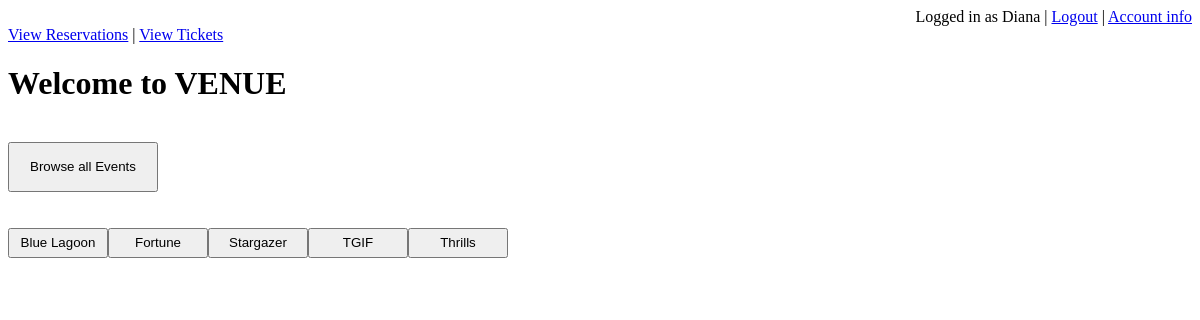
Before: /home.php (signed in) with the older database file.
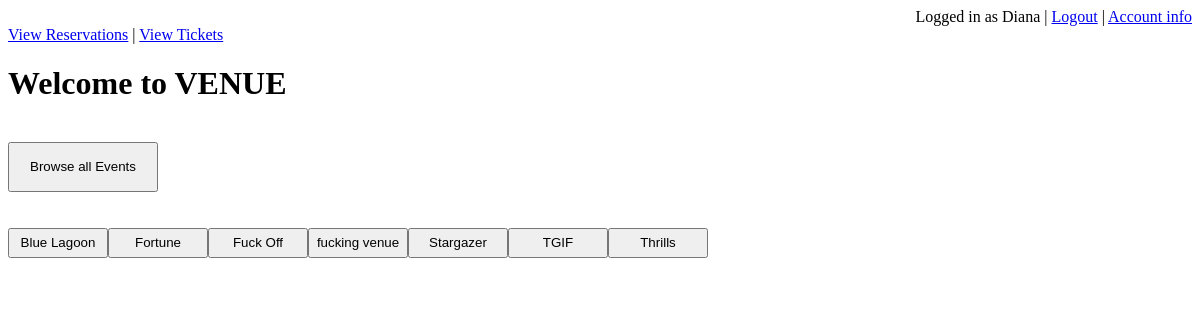
After: the same page with the newer database file.
### tables this page shows
CREATE TABLE `venue` (
  `branchID` int(11) NOT NULL,
  `name` varchar(20) NOT NULL,
  `address` varchar(20) NOT NULL,
  `capacity` int(11) DEFAULT NULL,
  `cover_charge` double DEFAULT NULL
);

### home.php (the view, shortened to what this page needs)
<?php
if ( isset($_SESSION['user'])=="" ) {
    header("Location: index.php");
    exit;
  }
else
{
$username=$_SESSION['username'];
?>
<!DOCTYPE html>
<html>
<body>
<div style="text-align:right;">Logged in as <?php echo $username; ?> | <a href="http://localhost/304_project/logout.php">Logout</a> | <a href="customer_account.php">Account info</a></div>
<div style="text-align:left;"><a href="customer_reservations.php">View Reservations</a> | <a href="customer_tickets.php">View Tickets</a></div>
<h1>Welcome to VENUE</h1>
<br>
<a href="http://localhost/304_project/events.php"><button class="button" style="width:150px;height:50px;" id="EventsBtn" >Browse all Events</button></a>
  <br>
  <br>
  <?php
$servername = "localhost";
$username = "root";
$password = NULL;
$databasename = 'Venue';
$conn = new mysqli($servername, $username, $password, $databasename);
$sql = "SELECT name, branchID FROM `venue`";
$result = $conn->query($sql);
$venue_stringList = "";
if ($result->num_rows > 0) {
    while($row = $result->fetch_assoc()) {
        $venue_stringList.= '<a href = "http://localhost/304_project/venue_page.php?branchID='.$row["branchID"].'"><button class="button" style="width:100px;height:30px;">'.$row["name"].'</button></a>';
    }
} else {
    echo "0 results";
}
 ?>
  <br>
  <?php echo $venue_stringList; ?>
</body>
</html>
<?php
}
?>

Changed rows visible on the page:
added venue: name "Fuck Off"
added venue: name "fucking venue"
